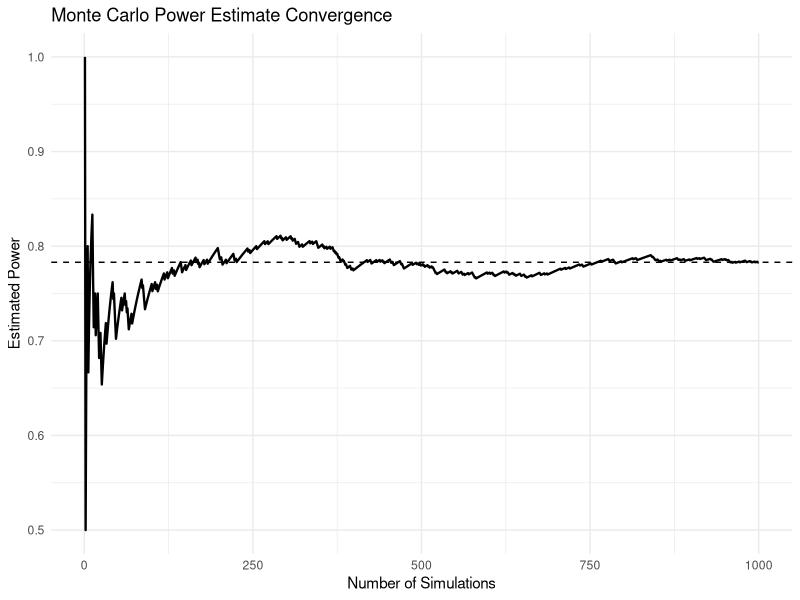
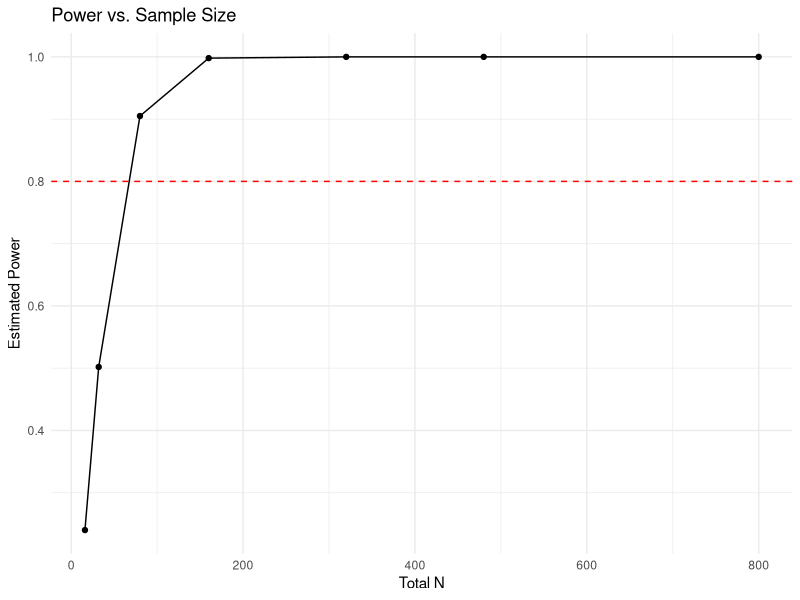

Here is the R script that generated these plots, in order:
## ---- chunk 1
library(tidyverse)
## ---- chunk 2
###############
# Reading in and formatting data
###############

data <- read_csv("data/data.csv")

data

power_data <- data |>
  mutate(
    Y = di,
    treatment = factor(xi),
    block = factor(block)
  ) |>
  select(treatment, Y, block)

power_data
## ---- chunk 3
treatment_map <- data.frame(
  treatment          = factor(1:8),
  source_credibility = factor(c("high","high","high","high","low","low","low","low")),
  color              = factor(c("yes","yes","no","no","yes","yes","no","no")),
  headline_framing   = factor(c("sensationalist","neutral","sensationalist","neutral",
                                "sensationalist","neutral","sensationalist","neutral"))
)

# Joining the power_data back in to match it to treatment conditions so we can do 2^3 factorial design
power_data_full <- power_data |>
  left_join(treatment_map, by = "treatment") |>
  select(source_credibility, color, headline_framing, block, Y)

power_data_full
## ---- chunk 4
# political affiliation level is the block
# each participant sees exactly 1 graph (1 treatment combination)

# source cred: 0 = low, 1 = high
# color: 0 = no, 1 = yes
# headline framing: 0 = neutral, 1 = sensationalist


dry_run <- data.frame(
  unit               = 1:16,
  block              = rep(c("democrat", "republican"), each = 8),
  source_credibility = rep(c("high", "high", "high", "high",
                              "low",  "low",  "low",  "low"), 2),
  color              = rep(c("yes", "yes", "no",  "no",
                              "yes", "yes", "no",  "no"), 2),
  headline_framing   = rep(c("sensationalist", "neutral",
                              "sensationalist", "neutral",
                              "sensationalist", "neutral",
                              "sensationalist", "neutral"), 2),
  response           = c(6, 7, 5, 5, 4, 4, 3, 4,   # democrat block
                         5, 6, 4, 3, 5, 3, 2, 4)    # republican block
)

## ---- chunk 5
# Write out the linear model as an R function

set.seed(42)

generate_Y <- function(mu, alpha, gamma, delta, beta, 
                       alpha_gamma, alpha_delta, gamma_delta, alpha_gamma_delta,
                       sigma_sq, j, k, l, i, m) {
  
  n <- length(m)
  
  epsilon <- rnorm(n, mean = 0, sd = sqrt(sigma_sq))
  
  ag  <- mapply(function(jj, kk) alpha_gamma[jj, kk], j, k)
  ad  <- mapply(function(jj, ll) alpha_delta[jj, ll], j, l)
  gd  <- mapply(function(kk, ll) gamma_delta[kk, ll], k, l)
  agd <- mapply(function(jj, kk, ll) alpha_gamma_delta[jj, kk, ll], j, k, l)
  
  Y <- mu + beta[i] + alpha[j] + gamma[k] + delta[l] + ag + ad + gd + agd + epsilon
  
  return(Y)
}
## ---- chunk 6
# Defining parameter values

# Define parameter values
mu <- 0


alpha <- c(-0.55, 0.55)      # source credibility: ~1.5 point difference
gamma <- c(-0.45, 0.45)      # color: ~0.9 point difference
delta <- c(-0.55, 0.55)      # headline framing: ~1.1 point difference
beta  <- c(-0.10, 0.10)      # block   

mu <- mean(power_data_full$Y)

sigma_sq <- var(power_data_full$Y)
n <- 16


alpha_gamma       <- matrix(c(0.15, -0.15, -0.15,  0.15), nrow = 2, ncol = 2)
alpha_delta       <- matrix(c(0.10, -0.10, -0.10,  0.10), nrow = 2, ncol = 2)
gamma_delta       <- matrix(c(0.08, -0.08, -0.08,  0.08), nrow = 2, ncol = 2)
alpha_gamma_delta <- array(c(0.05, -0.05, -0.05,  0.05,
                             -0.05,  0.05,  0.05, -0.05), dim = c(2, 2, 2))
## ---- chunk 7
sigma_sq
## ---- chunk 8
n_per_cell <- 3
i <- as.integer(power_data_full$block)
j <- as.integer(power_data_full$source_credibility)  # high=1, low=2
k <- as.integer(power_data_full$color)               # no=1, yes=2
l <- as.integer(power_data_full$headline_framing)    # neutral=1, sensationalist=2
m <- 1:nrow(power_data_full)                         # n_total = 50

n_total <- length(m)

Y <- generate_Y(mu, alpha, gamma, delta, beta,
                alpha_gamma, alpha_delta, gamma_delta, alpha_gamma_delta,
                sigma_sq, j, k, l, i, m)

dat <- data.frame(
  Y                  = Y,
  block              = factor(i),
  source_credibility = factor(j),
  color              = factor(k),
  headline_framing   = factor(l)
)

fit <- lm(Y ~ source_credibility * color * headline_framing + block, data = dat)
aov_tab <- anova(fit)

###############
# ANOVA (Table 2 & 3 in text)
###############

aov_tab
## ---- chunk 9
# Fit linear model
fit <- lm(Y ~ source_credibility * color * headline_framing + block, data = dat)

# Extract ANOVA table
aov_tab <- anova(fit)

# Get p-value for source credibility (main effect of interest)
p_val <- aov_tab["source_credibility", "Pr(>F)"]

# Convert to rejection indicator
reject <- as.integer(p_val < 0.05)
reject
## ---- chunk 10
one_sim <- function(mu, alpha, gamma, delta, beta,
                    alpha_gamma, alpha_delta, gamma_delta, alpha_gamma_delta,
                    sigma_sq, i, j, k, l, m) {
  
  Y <- generate_Y(mu, alpha, gamma, delta, beta,
                  alpha_gamma, alpha_delta, gamma_delta, alpha_gamma_delta,
                  sigma_sq, j, k, l, i, m)
  
  dat <- data.frame(
    Y                  = Y,
    block              = factor(i),
    source_credibility = factor(j),
    color              = factor(k),
    headline_framing   = factor(l)
  )
  
  fit <- lm(Y ~ source_credibility * color * headline_framing + block, data = dat)
  p_val <- anova(fit)["source_credibility", "Pr(>F)"]
  return(as.integer(p_val < 0.05))
}

# Run 1000 simulations
n_sim <- 1000
results <- replicate(n_sim, one_sim(mu, alpha, gamma, delta, beta,
                                    alpha_gamma, alpha_delta, gamma_delta, alpha_gamma_delta,
                                    sigma_sq, i, j, k, l, m))
power <- mean(results)
power
## ---- chunk 11
# Iterate over Steps 1-3 multiple times: Turn the Monte Carlo crank!

# Number of simulations
iter <- 1000

# Run simulations
reject_vec <- replicate(
  iter,
  one_sim(mu, alpha, gamma, delta, beta,
          alpha_gamma, alpha_delta, gamma_delta, alpha_gamma_delta,
          sigma_sq, i, j, k, l, m)
)

# Estimated power
power_est <- mean(reject_vec)

power_est
## ---- chunk 12
library(ggplot2)

# Running Monte Carlo estimate of power
running_power <- cumsum(reject_vec) / seq_along(reject_vec)

# Put into a data frame for ggplot
df_power <- data.frame(
  iter = seq_along(reject_vec),
  power = running_power
)

# Convergence plot
ggplot(df_power, aes(x = iter, y = power)) +
  geom_line(linewidth = 0.8) +
  geom_hline(yintercept = mean(reject_vec), linetype = "dashed") +
  labs(
    title = "Monte Carlo Power Estimate Convergence",
    x = "Number of Simulations",
    y = "Estimated Power"
  ) +
  theme_minimal()
## ---- chunk 13
# Power as a function of sample size

sample_sizes <- c(1, 2, 5, 10, 20, 30, 50)  # n per cell
n_sim <- 1000

power_by_n <- sapply(sample_sizes, function(n_per_cell) {
  
  # rebuild index vectors for this sample size
  n_total <- 16 * n_per_cell
  
  i <- rep(rep(1:2, each = 8), n_per_cell)
  j <- rep(rep(c(1,1,1,1,2,2,2,2), 2), n_per_cell)
  k <- rep(rep(c(1,1,2,2,1,1,2,2), 2), n_per_cell)
  l <- rep(rep(c(1,2,1,2,1,2,1,2), 2), n_per_cell)
  m <- 1:n_total
  
  results <- replicate(n_sim, one_sim(mu, alpha, gamma, delta, beta,
                                      alpha_gamma, alpha_delta, gamma_delta, alpha_gamma_delta,
                                      sigma_sq, i, j, k, l, m))
  mean(results)
})

# Plot power curve
df_n <- data.frame(n_per_cell = sample_sizes, power = power_by_n)

ggplot(df_n, aes(x = n_per_cell * 16, y = power)) +
  geom_line() +
  geom_point() +
  geom_hline(yintercept = 0.8, linetype = "dashed", color = "red") +
  labs(
    title = "Power vs. Sample Size",
    x = "Total N",
    y = "Estimated Power"
  ) +
  theme_minimal()

df_n$total_n <- df_n$n_per_cell * 16
df_n
## ---- chunk 14
# swap this line for each factor/interaction:
p_val <- anova(fit)["source_credibility", "Pr(>F)"] # 0.798
p_val <- anova(fit)["color", "Pr(>F)"] # 0.429
p_val <- anova(fit)["headline_framing", "Pr(>F)"] # 0.715
p_val <- anova(fit)["source_credibility:color", "Pr(>F)"] # 0.085
p_val <- anova(fit)["source_credibility:headline_framing", "Pr(>F)"] # 0.07
p_val <- anova(fit)["color:headline_framing", "Pr(>F)"] # 0.072
p_val <- anova(fit)["source_credibility:color:headline_framing", "Pr(>F)"] # 0.053
## ---- chunk 15
one_sim <- function(mu, alpha, gamma, delta, beta,
                    alpha_gamma, alpha_delta, gamma_delta, alpha_gamma_delta,
                    sigma_sq, i, j, k, l, m) {
  
  Y <- generate_Y(mu, alpha, gamma, delta, beta,
                  alpha_gamma, alpha_delta, gamma_delta, alpha_gamma_delta,
                  sigma_sq, j, k, l, i, m)
  
  dat <- data.frame(
    Y                  = Y,
    block              = factor(i),
    source_credibility = factor(j),
    color              = factor(k),
    headline_framing   = factor(l)
  )
  
  fit <- lm(Y ~ source_credibility * color * headline_framing + block, data = dat)
  p_val <- anova(fit)["source_credibility:color:headline_framing", "Pr(>F)"]
  return(as.integer(p_val < 0.05))
}

# Run 1000 simulations
n_sim <- 1000
results <- replicate(n_sim, one_sim(mu, alpha, gamma, delta, beta,
                                    alpha_gamma, alpha_delta, gamma_delta, alpha_gamma_delta,
                                    sigma_sq, i, j, k, l, m))
power <- mean(results)
power
